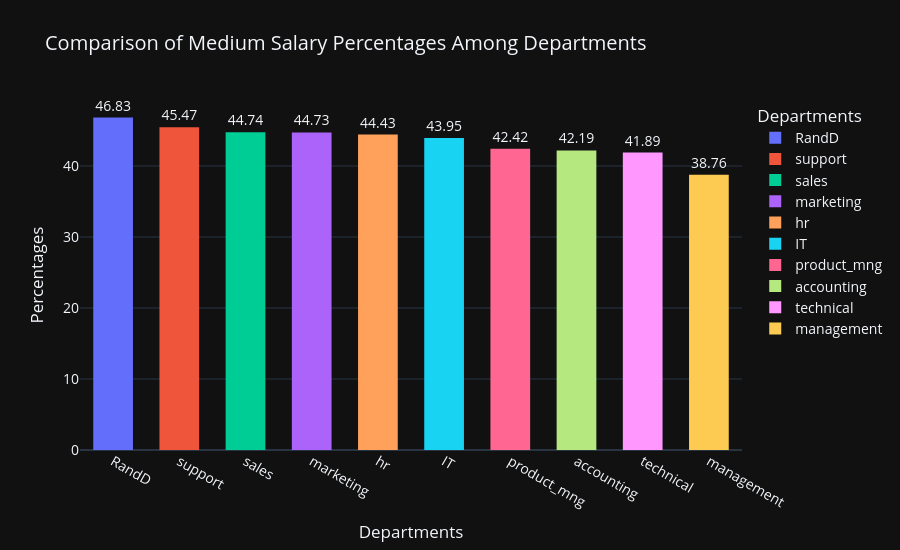

This figure's notebook cell:
### Code cell
fig = px.bar(medium_per, x='department', y='perc', color='department', 
             title='Comparison of Medium Salary Percentages Among Departments',
             labels={'department':'Department', 'perc':'Percentage'},
            text='perc', template='plotly_dark+presentation')

fig.update_layout(
    xaxis_title='Departments',
    yaxis_title='Percentages',
    legend_title='Departments',
    font=dict(size=14),
    title_font_size=20,
    barmode='overlay',
    width=900,
    height=550
)

fig.update_traces(marker_line_width=0, hovertemplate='<b>%{x}</b><br>Employees: %{y}<br>',
                 textposition='outside', width=0.6)
fig.show();

### Figure 1 — Plotly figure (JSON) as saved in the notebook; plotly's stock layout.template omitted (floating-point values rounded to 4 significant figures)
{"data": [{"alignmentgroup": "True", "hovertemplate": "<b>%{x}</b><br>Employees: %{y}<br>", "legendgroup": "RandD", "marker": {"color": "#636efa", "line": {"width": 0}, "pattern": {"shape": ""}}, "name": "RandD", "offsetgroup": "RandD", "orientation": "v", "showlegend": true, "text": [46.83], "textposition": "outside", "type": "bar", "width": 0.6, "x": ["RandD"], "xaxis": "x", "y": [46.83], "yaxis": "y"}, {"alignmentgroup": "True", "hovertemplate": "<b>%{x}</b><br>Employees: %{y}<br>", "legendgroup": "support", "marker": {"color": "#EF553B", "line": {"width": 0}, "pattern": {"shape": ""}}, "name": "support", "offsetgroup": "support", "orientation": "v", "showlegend": true, "text": [45.47], "textposition": "outside", "type": "bar", "width": 0.6, "x": ["support"], "xaxis": "x", "y": [45.47], "yaxis": "y"}, {"alignmentgroup": "True", "hovertemplate": "<b>%{x}</b><br>Employees: %{y}<br>", "legendgroup": "sales", "marker": {"color": "#00cc96", "line": {"width": 0}, "pattern": {"shape": ""}}, "name": "sales", "offsetgroup": "sales", "orientation": "v", "showlegend": true, "text": [44.74], "textposition": "outside", "type": "bar", "width": 0.6, "x": ["sales"], "xaxis": "x", "y": [44.74], "yaxis": "y"}, {"alignmentgroup": "True", "hovertemplate": "<b>%{x}</b><br>Employees: %{y}<br>", "legendgroup": "marketing", "marker": {"color": "#ab63fa", "line": {"width": 0}, "pattern": {"shape": ""}}, "name": "marketing", "offsetgroup": "marketing", "orientation": "v", "showlegend": true, "text": [44.73], "textposition": "outside", "type": "bar", "width": 0.6, "x": ["marketing"], "xaxis": "x", "y": [44.73], "yaxis": "y"}, {"alignmentgroup": "True", "hovertemplate": "<b>%{x}</b><br>Employees: %{y}<br>", "legendgroup": "hr", "marker": {"color": "#FFA15A", "line": {"width": 0}, "pattern": {"shape": ""}}, "name": "hr", "offsetgroup": "hr", "orientation": "v", "showlegend": true, "text": [44.43], "textposition": "outside", "type": "bar", "width": 0.6, "x": ["hr"], "xaxis": "x", "y": [44.43], "yaxis": "y"}, {"alignmentgroup": "True", "hovertemplate": "<b>%{x}</b><br>Employees: %{y}<br>", "legendgroup": "IT", "marker": {"color": "#19d3f3", "line": {"width": 0}, "pattern": {"shape": ""}}, "name": "IT", "offsetgroup": "IT", "orientation": "v", "showlegend": true, "text": [43.95], "textposition": "outside", "type": "bar", "width": 0.6, "x": ["IT"], "xaxis": "x", "y": [43.95], "yaxis": "y"}, {"alignmentgroup": "True", "hovertemplate": "<b>%{x}</b><br>Employees: %{y}<br>", "legendgroup": "product_mng", "marker": {"color": "#FF6692", "line": {"width": 0}, "pattern": {"shape": ""}}, "name": "product_mng", "offsetgroup": "product_mng", "orientation": "v", "showlegend": true, "text": [42.42], "textposition": "outside", "type": "bar", "width": 0.6, "x": ["product_mng"], "xaxis": "x", "y": [42.42], "yaxis": "y"}, {"alignmentgroup": "True", "hovertemplate": "<b>%{x}</b><br>Employees: %{y}<br>", "legendgroup": "accounting", "marker": {"color": "#B6E880", "line": {"width": 0}, "pattern": {"shape": ""}}, "name": "accounting", "offsetgroup": "accounting", "orientation": "v", "showlegend": true, "text": [42.19], "textposition": "outside", "type": "bar", "width": 0.6, "x": ["accounting"], "xaxis": "x", "y": [42.19], "yaxis": "y"}, {"alignmentgroup": "True", "hovertemplate": "<b>%{x}</b><br>Employees: %{y}<br>", "legendgroup": "technical", "marker": {"color": "#FF97FF", "line": {"width": 0}, "pattern": {"shape": ""}}, "name": "technical", "offsetgroup": "technical", "orientation": "v", "showlegend": true, "text": [41.89], "textposition": "outside", "type": "bar", "width": 0.6, "x": ["technical"], "xaxis": "x", "y": [41.89], "yaxis": "y"}, {"alignmentgroup": "True", "hovertemplate": "<b>%{x}</b><br>Employees: %{y}<br>", "legendgroup": "management", "marker": {"color": "#FECB52", "line": {"width": 0}, "pattern": {"shape": ""}}, "name": "management", "offsetgroup": "management", "orientation": "v", "showlegend": true, "text": [38.76], "textposition": "outside", "type": "bar", "width": 0.6, "x": ["management"], "xaxis": "x", "y": [38.76], "yaxis": "y"}], "layout": {"barmode": "overlay", "font": {"size": 14}, "height": 550, "legend": {"title": {"text": "Departments"}, "tracegroupgap": 0}, "title": {"font": {"size": 20}, "text": "Comparison of Medium Salary Percentages Among Departments"}, "width": 900, "xaxis": {"anchor": "y", "categoryarray": ["RandD", "support", "sales", "marketing", "hr", "IT", "product_mng", "accounting", "technical", "management"], "categoryorder": "array", "domain": [0, 1], "title": {"text": "Departments"}}, "yaxis": {"anchor": "x", "domain": [0, 1], "title": {"text": "Percentages"}}}}
